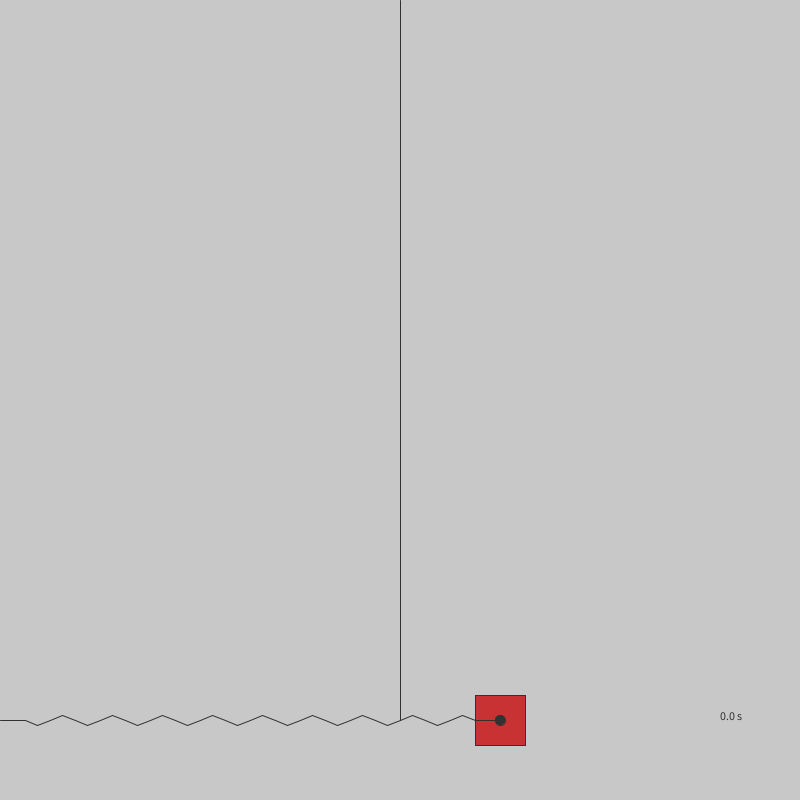
Frame 1 (no input)
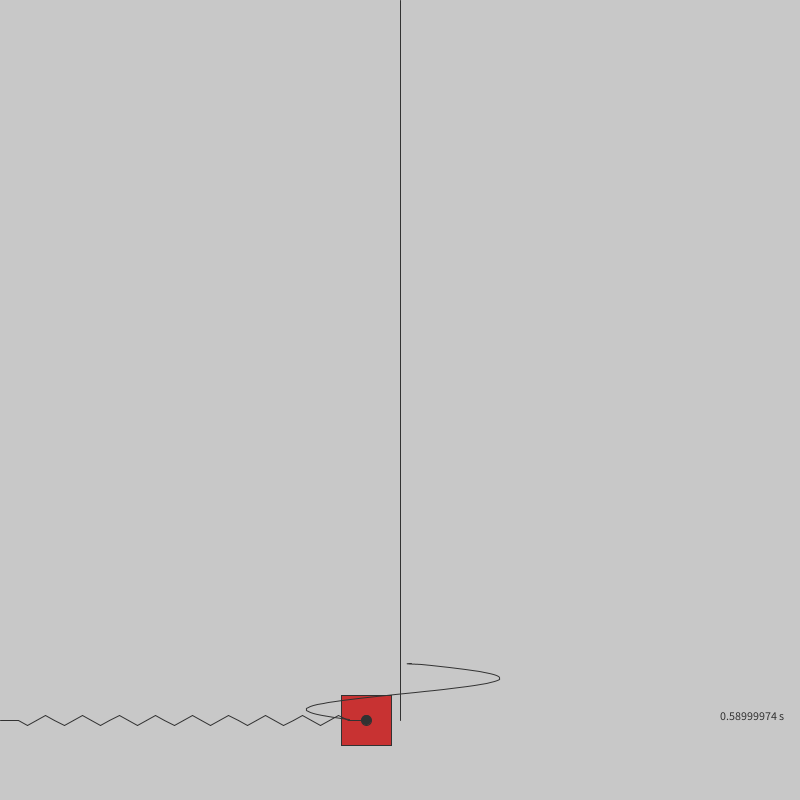
Frame 60 (the mouse pressed at the canvas centre just before this capture)
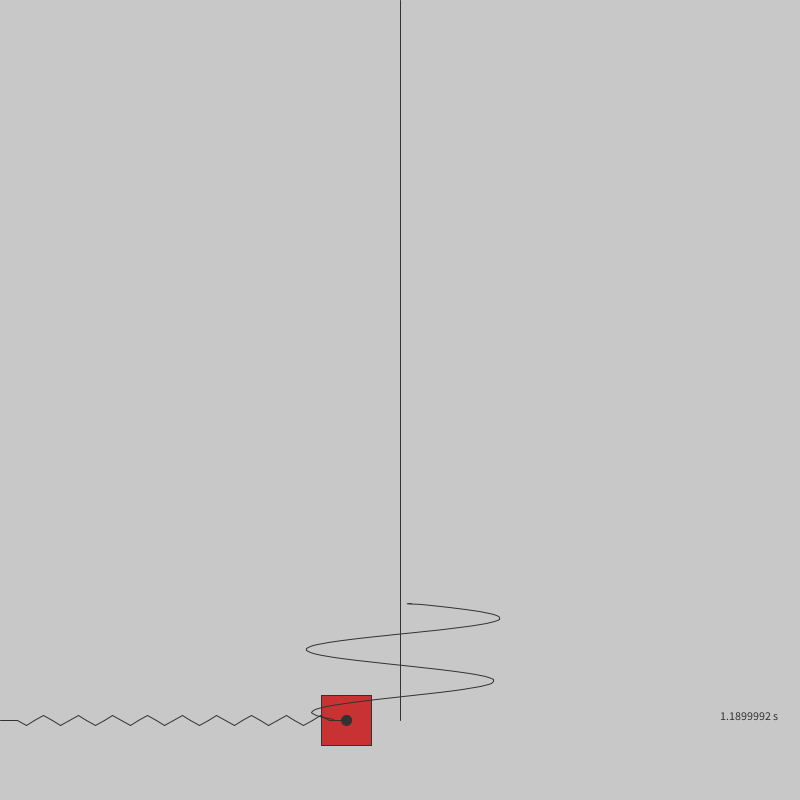
Frame 120 (the mouse held since frame 60 and released just before this capture)

The Processing sketch that drew these frames (run headless with seeded random() and noise(); from frame 60 on, the mouse is pressed at the canvas centre):

// Processing sketch: SHM_Processing
// ── SHM_Processing.pde
Spring spring;
Block block;
float t;
float A;
float springLength;
float blockY;
float blockSize;
float m;
float k;
float ph;
float graphSpeed;
boolean touchStarted = false;
ArrayList<Node> nodes;

void setup(){
  size(800, 800);
  t = 0;
  A = 100;
  m = 1;
  k = 100;
  ph = PI/2;
  springLength = width/2;
  blockY = height*(0.9);
  blockSize = 50;
  graphSpeed = 1;
  frameRate(100);
  spring = new Spring(0, blockY, springLength+A);
  block = new Block(springLength+100, blockY, blockSize);
  nodes = new ArrayList<Node>();
}

void draw(){
  background(200);
  block.show();
  spring.show();
  drawGraph();
  nodes.add(new Node(block.x, blockY, -graphSpeed));
  t += 0.01;
  if (!touchStarted) update();
}

void update(){
  block.x = springLength + (float) (exp(-t/10)*A*Math.sin(Math.sqrt(k/m)*t)+ph);
  spring.len = block.x;
}

void drawGraph(){
  line(width/2, blockY, width/2, 0);
  int i = 0;
  fill(20);
  noFill();
  beginShape();
  while (i < nodes.size()){
    if (nodes.get(i).y<=0){
      nodes.remove(i);
    }else{
      curveVertex(nodes.get(i).x, nodes.get(i).y);
      nodes.get(i).show();
      i++;
    }
  }
  endShape();
  fill(50);
  text(t + " s", width*(0.9), blockY);
}

void mousePressed(){
  if (key==0){
    if (abs(block.x-mouseX)<blockSize && abs(block.y-mouseY)<blockSize){
      touchStarted = true;
    }
  }
}

void mouseDragged(){
  if (touchStarted){
    block.x = constrain(mouseX, width/20, width*(0.95));
    A = block.x-width/2;
    spring.len = block.x;
    t = 0;
  }
}

void mouseReleased(){
  touchStarted = false;
}

// ── Block.pde
class Block{
  float x, y, a;
  
  Block(float x_, float y_, float a_){
    this.x = x_;
    this.y = y_;
    this.a = a_;
  }
  
  void show(){
    fill(200, 50, 50);
    stroke(50);
    rect(this.x-this.a/2, this.y-this.a/2, a, a);
  }
  
}

// ── Node.pde
class Node{
  float x;
  float y;
  float v;
  
  Node (float x_, float y_, float v_){
    this.x = x_;
    this.y = y_;
    this.v = v_;
  }
  
  void show(){
    this.y += this.v;
  }
  
}

// ── Spring.pde
class Spring{
  float len;
  float x;
  float y;
  
  Spring(float x_, float y_, float len_){
    this.len = len_;
    this.x = x_;
    this.y = y_;
  }
  
  void show(){
    stroke(50);
    noFill();
    line(this.x, this.y, this.x+this.len/20, this.y);
    boolean f = true;
    for (int i = 1; i <= 18; i++){
      line(this.x+this.len/20*i,this.y,
        this.x+this.len/20*i+this.len/40, this.y+(f?1:-1)*5);
      line(this.x+this.len/20*i+this.len/40,this.y+(f?1:-1)*5,
        this.x+this.len/20*(i+1), this.y);
      f = !f;
    }
    line(this.x+this.len*(0.95), this.y, this.x+this.len, this.y);
    fill(50);
    ellipse(this.x+this.len, this.y, 10, 10);
  }
  
}
